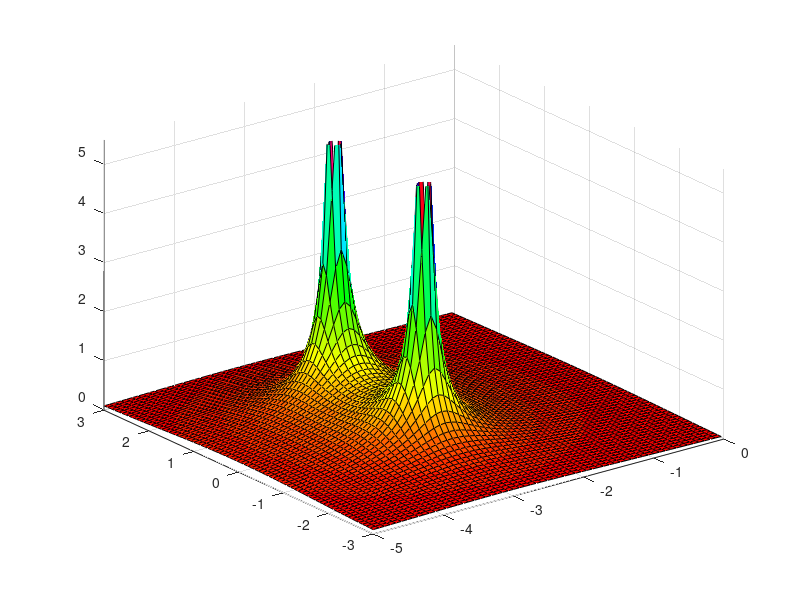

Recreate this plot in MATLAB.
clear all;
x1=-5:0.08:0;
y1=-3:0.08:3;
[x y]=meshgrid(x1,y1);
s=x+i*y;
FS=abs(1./((s+3).*(s+3)+1));
mesh(x,y,FS);
surf(x,y,FS);
zlim([-0.01 5.5])
colormap(hsv);
